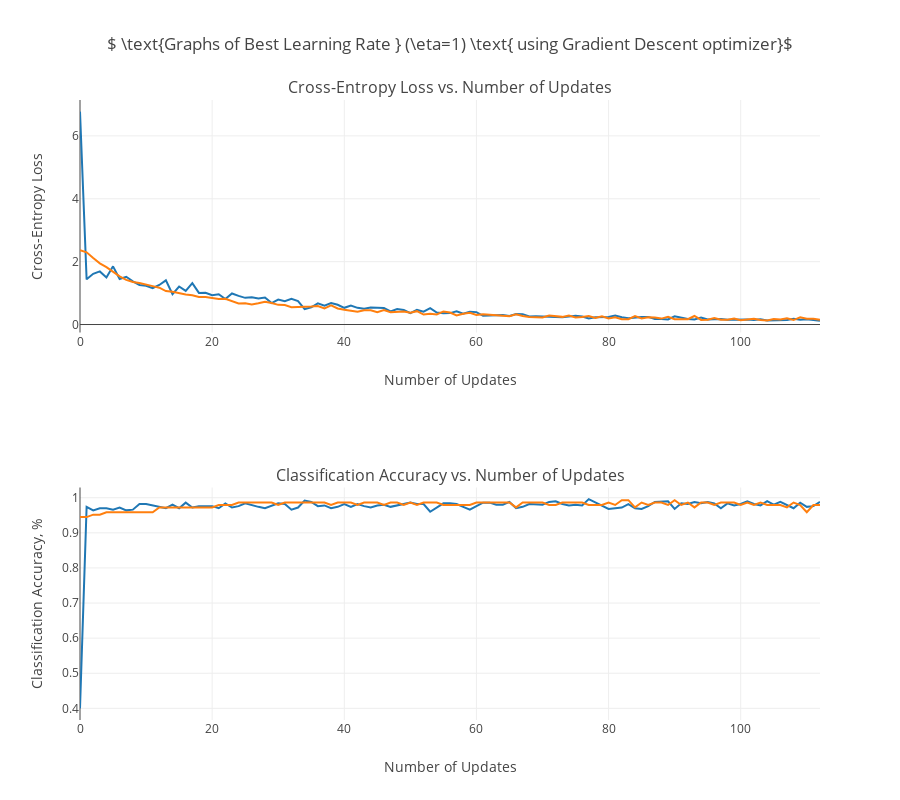

The notebook cell this image was saved under:
### Markdown cell above
### Produce interactive 2x1 subplots for best learning rate, $\eta$:

### Code cell
fig1_1 = etaIGraph(summary1_1[3], \
                   '$ \\text{Graphs of Best Learning Rate } (\\eta=' + \
                   str(summary1_1[3]['eta']) + ') \\text{ using Gradient Descent optimizer}$',\
                   'A2Q1.1.1_LogisticSGD')
fig1_1
